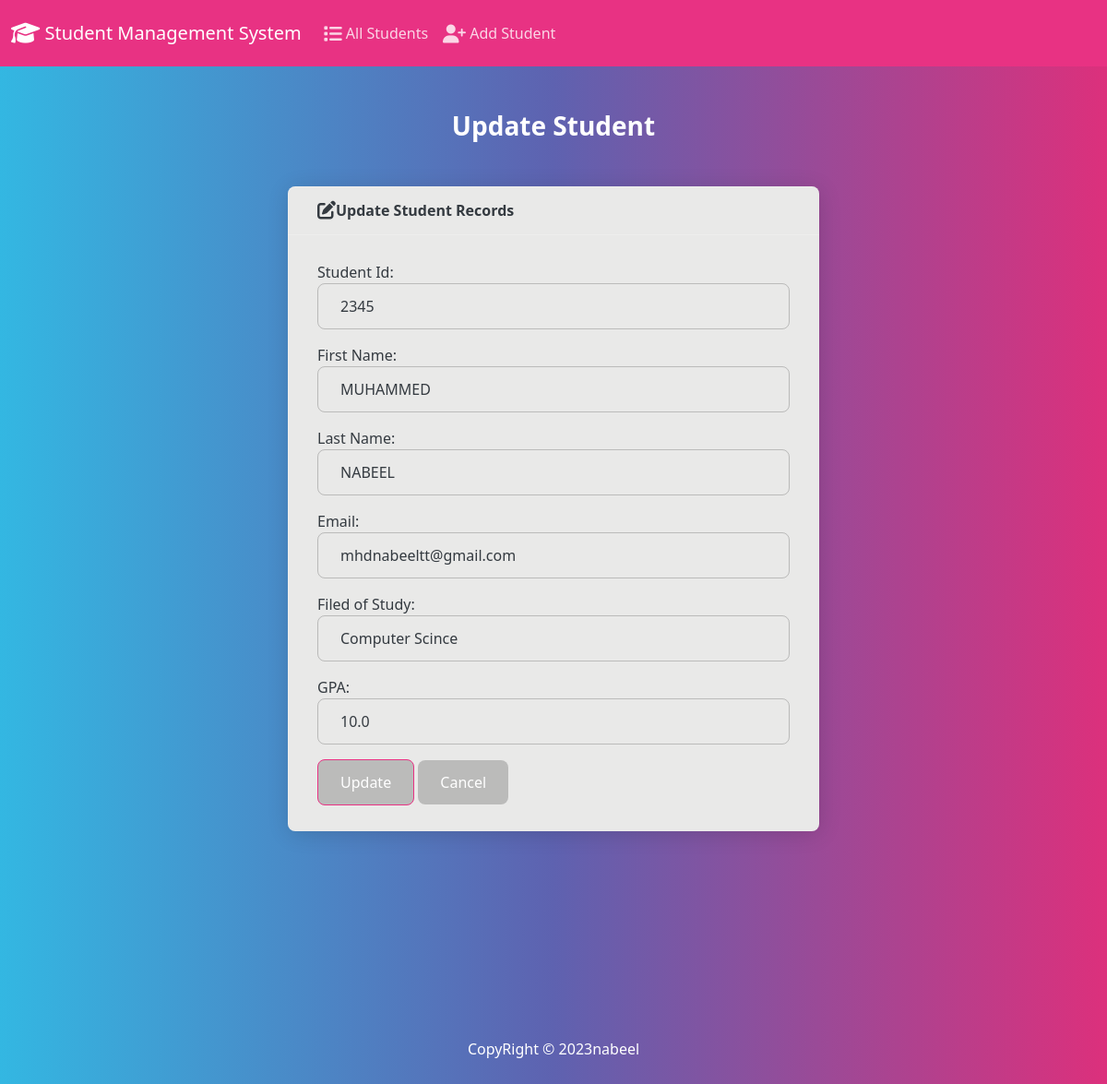
/edit/6, run on the app's committed database.
### app/models.py (models this page shows, shortened)
class Student(models.Model):
    student_id = models.PositiveIntegerField()
    first_name = models.CharField(max_length=50)
    last_name = models.CharField(max_length=50)
    email = models.EmailField(max_length=100)
    field_of_study = models.CharField(max_length=50)
    gpa = models.FloatField()

### app/views.py (the view)
# urls.py: path('edit/<int:id>', views.edit, name='edit'),
def edit(requset,id):
    if requset.method == 'POST':
        student= Student.objects.get(pk=id)
        form = StudentForm(requset.POST,instance=student)
        if form.is_valid():
            form.save()
            return render (requset,'students/edit.html', {
                'form' : form,
                'success' : True
            })
    else:
        student = Student.objects.get(pk=id)
        form = StudentForm(instance=student)
    return render (requset,'students/edit.html', {
                'form' : form
    })

### app/forms.py
class StudentForm(forms.ModelForm):
    class Meta:
        model = Student
        fields = ['student_id','first_name','last_name','email','field_of_study','gpa']
        labels = {
            'student_id' : 'Student Id',
            'first_name' : 'First Name',
            'last_name' : 'Last Name',
            'email' : 'Email',
            'field_of_study' : 'Filed of Study',
            'gpa' : 'GPA',
        }
        widgets = {
            'student_id' : forms.NumberInput(attrs={'class':'form-control'}),
            'first_name' : forms.TextInput(attrs={'class':'form-control'}),
            'last_name' : forms.TextInput(attrs={'class':'form-control'}),
            'email' : forms.EmailInput(attrs={'class':'form-control'}),
            'field_of_study' : forms.TextInput(attrs={'class':'form-control'}),
            'gpa' : forms.NumberInput(attrs={'class':'form-control'}),
        }

### app/templates/students/edit.html (shortened to what this page needs)
{% extends "students/base.html"%}
{% block body %}
    <h3 class="text-center m-4">Update Student</h3>
    {% if success %}
        <div class="alert alert-success" role="alert">
            The  student updated successfully.
            <a href="{% url 'index' %}" class="alert-link">Go to Home Page.</a>
        </div>
    {% else %}
        <div class="row justify-content-center">
            <div class="col-6">
                <div class="card bg-light mb-3">
                    <div class="card-header">
                        <i class="fa-solid fa-pen-to-square fa-lg"></i>Update Student Records</div>
                    <div class="card-body">
                      <form action="" method="POST">
                        {{ form.as_p }}
                        <button type="submit" class="btn btn-primary">Update</button>
                        <a href="{% url 'index' %}" class="btn btn-secondary">Cancel</a>
                      </form>
                    </div>
                  </div>
            </div>
        </div>
        {% endif %}
{% endblock %}

### data on the page
Student: student_id "2345", first_name "MUHAMMED", last_name "NABEEL", email "mhdnabeeltt@gmail.com", field_of_study "Computer Scince", gpa "10.0"
